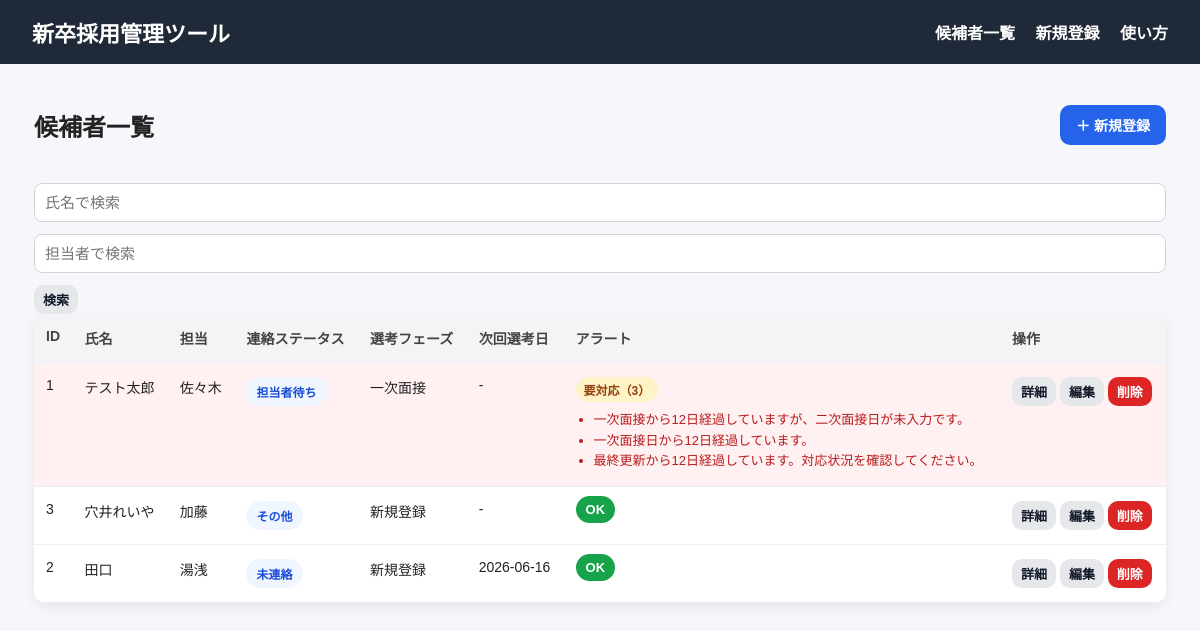
Before: / with the older database file.
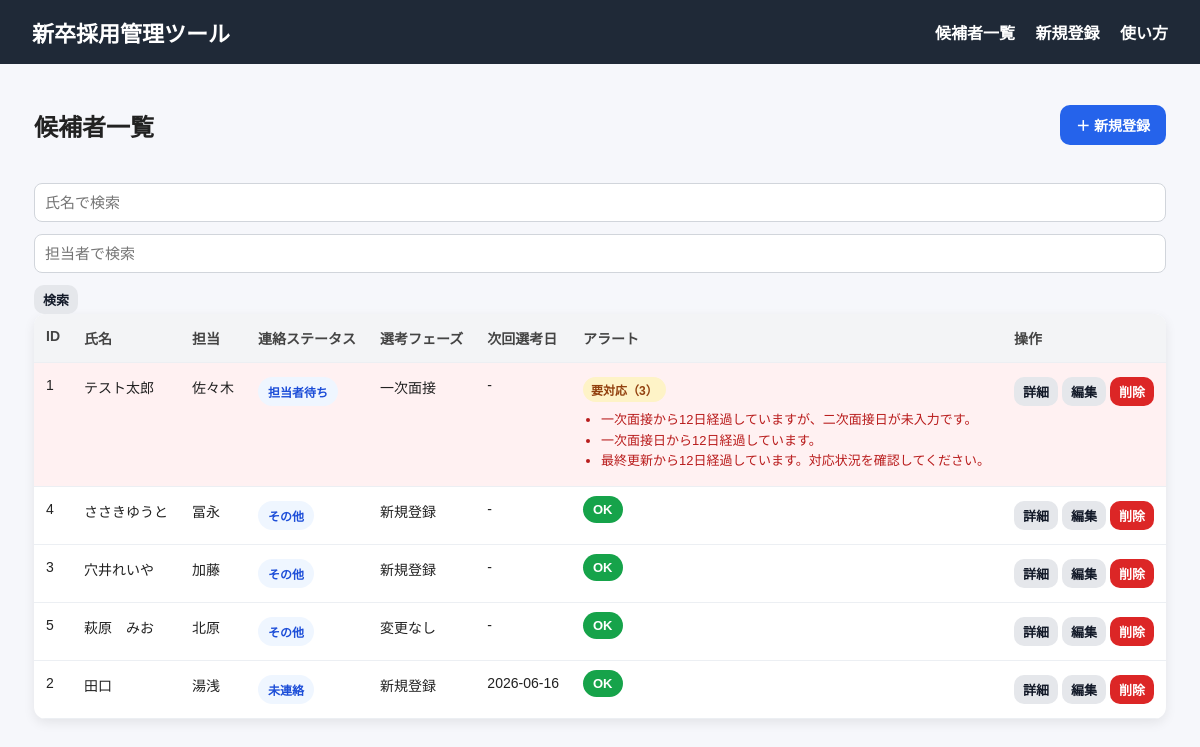
After: the same page with the newer database file.
### tables this page shows
CREATE TABLE candidate_progress (
    id INTEGER PRIMARY KEY AUTOINCREMENT,
    candidate_id INTEGER NOT NULL,

    casual_event_staff TEXT,
    document_screening TEXT DEFAULT '未済',
    initial_remind TEXT DEFAULT '未済',

    first_interview_date TEXT,
    first_interviewer TEXT,
    first_meeting TEXT,
    first_tel TEXT DEFAULT '未済',
    first_remind TEXT DEFAULT '未済',
    first_period TEXT,

    second_interview_date TEXT,
    second_interviewer TEXT,
    second_tel TEXT DEFAULT '未済',
    second_remind TEXT DEFAULT '未済',
    transcript TEXT DEFAULT '未済',
    second_period TEXT,

    final_interview TEXT,
    pizza_party_plan TEXT,
    pizza_party_join TEXT,
    acceptance_estimate TEXT,
    offer_deadline TEXT,

    FOREIGN KEY (candidate_id) REFERENCES candidates(id) ON DELETE CASCADE
);

CREATE TABLE candidates (
    id INTEGER PRIMARY KEY AUTOINCREMENT,
    name TEXT NOT NULL,
    owner TEXT,
    contact_status TEXT NOT NULL DEFAULT '未連絡',
    created_at TEXT NOT NULL DEFAULT CURRENT_TIMESTAMP,
    updated_at TEXT NOT NULL DEFAULT CURRENT_TIMESTAMP,
    last_updated_field TEXT DEFAULT '新規登録'
, contact_memo TEXT);

### app.py (the view)
@app.route("/")
def index():
    search_name = request.args.get("name", "")
    search_owner = request.args.get("owner", "")
    conn = get_db_connection()
    sql = """
        SELECT
            c.id,
            c.name,
            c.owner,
            c.contact_status,
            c.created_at,
            c.updated_at,
            c.last_updated_field,
            p.first_interview_date,
            p.second_interview_date,
            p.final_interview,
            p.pizza_party_plan,
            p.offer_deadline
        FROM candidates c
        LEFT JOIN candidate_progress p
        ON c.id = p.candidate_id
        WHERE 1 = 1
    """
    params = []
    if search_name:
        sql += " AND c.name LIKE ?"
        params.append(f"%{search_name}%")
    if search_owner:
        sql += " AND c.owner LIKE ?"
        params.append(f"%{search_owner}%")
    sql += """
        ORDER BY
            (c.contact_status IN (
                '学生返答待ち',
                '面接官の返答待ち',
                '学生待ち',
                '担当者待ち',
                '面接官待ち'
            )) DESC,
            COALESCE(c.owner, '') ASC,
            c.name ASC
    """
    candidates = conn.execute(sql, params).fetchall()
    conn.close()
    candidate_list = []
    for candidate in candidates:
        candidate_dict = dict(candidate)
        current_phase = candidate_dict.get("last_updated_field")
        next_selection_date = ""
        if current_phase == "新規登録":
            next_selection_date = candidate_dict.get("first_interview_date")
        elif current_phase == "カジュアル面談/説明会":
            next_selection_date = candidate_dict.get("first_interview_date")
        elif current_phase == "書類選考":
            next_selection_date = candidate_dict.get("first_interview_date")
        elif current_phase == "一次面接":
            next_selection_date = candidate_dict.get("second_interview_date")
        elif current_phase == "二次面接":
            next_selection_date = candidate_dict.get("final_interview")
        elif current_phase == "最終面接":
            next_selection_date = candidate_dict.get("pizza_party_plan")
        elif current_phase == "内定":
            next_selection_date = candidate_dict.get("offer_deadline")
        candidate_dict["next_selection_date"] = next_selection_date or "-"
        alerts = get_candidate_alerts(candidate_dict)
        candidate_dict["alerts"] = alerts
        candidate_dict["has_alert"] = len(alerts) > 0
        candidate_dict["alert_count"] = len(alerts)
        candidate_list.append(candidate_dict)
    candidate_list.sort(
        key=lambda x: (
            not x["has_alert"],
            x["owner"] or "",
            x["name"] or ""
        )
    )
    popup_alerts = get_popup_alerts(candidate_list)
    return render_template(
        "index.html",
        candidates=candidate_list,
        search_name=search_name,
        search_owner=search_owner,
        popup_alerts=popup_alerts,
    )

### alerts.py (called while the page is built)
def parse_date(date_text):
    if not date_text:
        return None
    if isinstance(date_text, datetime):
        return date_text
    text = str(date_text).strip()
    if not text:
        return None
    patterns = [
        "%Y-%m-%d %H:%M:%S",
        "%Y-%m-%d %H:%M:%S.%f",
        "%Y-%m-%d",
        "%Y-%m-%dT%H:%M:%S",
        "%Y-%m-%dT%H:%M:%S.%f",
    ]
    for pattern in patterns:
        try:
            return datetime.strptime(text, pattern)
        except ValueError:
            continue
    return None

def is_over_7_days(date_text):
    target_date = parse_date(date_text)
    if target_date is None:
        return False
    now = datetime.now()
    return now - target_date >= timedelta(days=7)

def days_since(date_text):
    target_date = parse_date(date_text)
    if target_date is None:
        return None
    now = datetime.now()
    return (now - target_date).days

def get_popup_alerts(candidates):
    popup_alerts = []
    for candidate in candidates:
        alert = build_popup_alert(candidate)
        if alert:
            popup_alerts.append(alert)
    popup_alerts.sort(key=lambda x: x["days_passed"], reverse=True)
    return popup_alerts

### db.py (called while the page is built)
def get_db_connection():
    print("使用中のDB:", DB_NAME)  # デバッグ用
    conn = sqlite3.connect(DB_NAME)
    conn.row_factory = sqlite3.Row
    return conn

### templates/index.html
{% extends "base.html" %}
{% block page_css %}
<link rel="stylesheet" href="{{ url_for('static', filename='css/index.css') }}">
{% endblock %}
{% block content %}
<div class="page-title-area">
  <h2>候補者一覧</h2>
  <a class="btn primary" href="{{ url_for('new_candidate') }}">＋ 新規登録</a>
</div>
<form method="GET" action="{{ url_for('index') }}" class="search-form">
  <input type="text" name="name" placeholder="氏名で検索" value="{{ search_name }}">
  <input type="text" name="owner" placeholder="担当者で検索" value="{{ search_owner }}">
  <button type="submit" class="btn small">検索</button>
</form>
{% if candidates|length == 0 %}
<p>まだ候補者が登録されていません。</p>
{% else %}
<table class="candidate-table">
  <thead>
    <tr>
      <th>ID</th>
      <th>氏名</th>
      <th>担当</th>
      <th>連絡ステータス</th>
      <th>選考フェーズ</th>
      <th>次回選考日</th>
      <th>アラート</th>
      <th>操作</th>
    </tr>
  </thead>
  <tbody>
    {% for candidate in candidates %}
    <tr class="{% if candidate.has_alert %}alert-row{% endif %}">
      <td>{{ candidate.id }}</td>
      <td>{{ candidate.name }}</td>
      <td>{{ candidate.owner }}</td>
      <td>
        <span class="status-badge">
          {{ candidate.contact_status }}
        </span>
      </td>
      <td>{{ candidate.last_updated_field }}</td>
      <td>{{ candidate.next_selection_date }}</td>
      <td>
        {% if candidate.has_alert %}
        <span class="alert-badge">要対応（{{ candidate.alert_count }}）</span>
        <ul class="alert-list">
          {% for alert in candidate.alerts %}
          <li>{{ alert }}</li>
          {% endfor %}
        </ul>
        {% else %}
        <span class="safe-badge">OK</span>
        {% endif %}
      </td>
      <td>
        <a class="btn small" href="{{ url_for('detail_candidate', id=candidate.id) }}">詳細</a>
        <a class="btn small" href="{{ url_for('edit_candidate', id=candidate.id) }}">編集</a>
        <form class="inline-form" action="{{ url_for('delete_candidate', id=candidate.id) }}" method="POST">
          <button class="btn small danger" type="submit" onclick="return confirmDelete();">
            削除
          </button>
        </form>
      </td>
    </tr>
    {% endfor %}
  </tbody>
</table>
{% endif %}
{% endblock %}

### templates/base.html (shortened to what this page needs)
<!DOCTYPE html>
<html lang="ja">
<head>
  <link rel="stylesheet" href="{{ url_for('static', filename='css/base.css') }}">
  {% block page_css %}{% endblock %}
</head>
<body>
  <header class="header">
    <h1>新卒採用管理ツール</h1>
    <nav>
      <a href="{{ url_for('index') }}">候補者一覧</a>
      <a href="{{ url_for('new_candidate') }}">新規登録</a>
      <a href="{{ url_for('usage_page') }}">使い方</a>
    </nav>
  </header>
  <main class="container">
    {% block content %}
    {% endblock %}
  </main>
</body>
</html>

### static/css/base.css (style rules this page uses)
body { margin: 0; font-family: "Helvetica Neue", Arial, sans-serif; background-color: #f5f7fb; color: #333; }
.header { background-color: #1f2937; color: white; padding: 16px 32px; display: flex; justify-content: space-between; align-items: center; }
.header h1 { margin: 0; font-size: 22px; }
.header a { color: white; text-decoration: none; margin-left: 16px; font-weight: bold; }
.container { max-width: 1100px; margin: 32px auto; padding: 0 20px; }
.btn { display: inline-block; border: none; text-decoration: none; background-color: #e5e7eb; color: #111827; padding: 8px 14px; border-radius: 8px; cursor: pointer; font-weight: bold; }
.btn.primary { background-color: #2563eb; color: white; }
.btn.danger { background-color: #dc2626; color: white; }
.btn.small { padding: 5px 9px; font-size: 13px; }
.inline-form { display: inline; }
input, select { width: 100%; box-sizing: border-box; padding: 10px; border: 1px solid #d1d5db; border-radius: 8px; font-size: 15px; }

### static/css/index.css (style rules this page uses)
.page-title-area { display: flex; justify-content: space-between; align-items: center; margin-bottom: 20px; }
.candidate-table { width: 100%; border-collapse: collapse; background-color: white; border-radius: 12px; overflow: hidden; box-shadow: 0 4px 12px rgba(0, 0, 0, 0.08); }
.candidate-table th, .candidate-table td { padding: 14px; border-bottom: 1px solid #e5e7eb; text-align: left; }
.candidate-table th { background-color: #f3f4f6; }
.alert-row { background-color: #fff1f2; }
.status-badge { background-color: #e0f2fe; color: #0369a1; padding: 6px 10px; border-radius: 999px; font-size: 13px; font-weight: bold; }
.alert-badge { background-color: #dc2626; color: white; padding: 6px 10px; border-radius: 999px; font-size: 13px; font-weight: bold; }
.safe-badge { background-color: #16a34a; color: white; padding: 6px 10px; border-radius: 999px; font-size: 13px; font-weight: bold; }
* { box-sizing: border-box; }
body { margin: 0; font-family: "Yu Gothic", "Hiragino Sans", sans-serif; background: #f6f7fb; color: #222; }
.container { max-width: 1180px; margin: 0 auto; padding: 24px; }
.btn { display: inline-block; text-decoration: none; border: none; border-radius: 10px; padding: 10px 16px; font-size: 14px; font-weight: 700; cursor: pointer; transition: 0.2s; }
.search-form { display: flex; gap: 12px; align-items: flex-end; flex-wrap: wrap; }
.candidate-table { width: 100%; border-collapse: collapse; }
.candidate-table thead { background: #f3f4f6; }
.candidate-table th, .candidate-table td { padding: 14px 12px; border-bottom: 1px solid #eceff3; text-align: left; vertical-align: top; font-size: 14px; }
.candidate-table th { color: #444; font-weight: 700; white-space: nowrap; }
.status-badge { display: inline-block; padding: 6px 10px; border-radius: 999px; background: #eff6ff; color: #1d4ed8; font-size: 12px; font-weight: 700; }
.alert-badge { display: inline-block; padding: 4px 8px; background: #fef3c7; color: #92400e; border-radius: 999px; font-size: 12px; font-weight: 700; margin-bottom: 8px; }
.alert-list { margin: 0; padding-left: 18px; color: #b91c1c; font-size: 13px; line-height: 1.6; }

Changed rows visible on the page:
added candidate_progress: id "4", name "ささきゆうと", owner "冨永", contact_status "その他", last_updated_field "新規登録", next_selection_date "-", shows "OK"
added candidate_progress: id "5", name "萩原 みお", owner "北原", contact_status "その他", last_updated_field "変更なし", next_selection_date "-", shows "OK"
